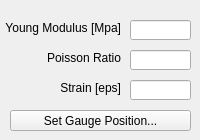
       <widget class="QWidget" name="page_2">
        <widget class="QLineEdit" name="calibration_strain_y">
         <property name="geometry">
          <rect>
           <x>130</x>
           <y>20</y>
           <width>61</width>
           <height>20</height>
          </rect>
         </property>
         <property name="font">
          <font>
           <weight>50</weight>
           <bold>false</bold>
          </font>
         </property>
         <property name="text">
          <string/>
         </property>
        </widget>
        <widget class="QLabel" name="label_23">
         <property name="geometry">
          <rect>
           <x>-10</x>
           <y>15</y>
           <width>131</width>
           <height>20</height>
          </rect>
         </property>
         <property name="font">
          <font>
           <weight>50</weight>
           <bold>false</bold>
          </font>
         </property>
         <property name="layoutDirection">
          <enum>Qt::LeftToRight</enum>
         </property>
         <property name="text">
          <string>Young Modulus [Mpa]</string>
         </property>
         <property name="alignment">
          <set>Qt::AlignBottom|Qt::AlignRight|Qt::AlignTrailing</set>
         </property>
        </widget>
        <widget class="QLabel" name="label_24">
         <property name="geometry">
          <rect>
           <x>-10</x>
           <y>45</y>
           <width>131</width>
           <height>20</height>
          </rect>
         </property>
         <property name="font">
          <font>
           <weight>50</weight>
           <bold>false</bold>
          </font>
         </property>
         <property name="layoutDirection">
          <enum>Qt::LeftToRight</enum>
         </property>
         <property name="text">
          <string>Poisson Ratio</string>
         </property>
         <property name="alignment">
          <set>Qt::AlignBottom|Qt::AlignRight|Qt::AlignTrailing</set>
         </property>
        </widget>
        <widget class="QLabel" name="label_25">
         <property name="geometry">
          <rect>
           <x>-10</x>
           <y>75</y>
           <width>131</width>
           <height>20</height>
          </rect>
         </property>
         <property name="font">
          <font>
           <weight>50</weight>
           <bold>false</bold>
          </font>
         </property>
         <property name="layoutDirection">
          <enum>Qt::LeftToRight</enum>
         </property>
         <property name="text">
          <string>Strain [eps]</string>
         </property>
         <property name="alignment">
          <set>Qt::AlignBottom|Qt::AlignRight|Qt::AlignTrailing</set>
         </property>
        </widget>
        <widget class="QLineEdit" name="calibration_strain_p">
         <property name="geometry">
          <rect>
           <x>130</x>
           <y>50</y>
           <width>61</width>
           <height>20</height>
          </rect>
         </property>
         <property name="font">
          <font>
           <weight>50</weight>
           <bold>false</bold>
          </font>
         </property>
         <property name="text">
          <string/>
         </property>
        </widget>
        <widget class="QLineEdit" name="calibration_strain_s">
         <property name="geometry">
          <rect>
           <x>130</x>
           <y>80</y>
           <width>61</width>
           <height>20</height>
          </rect>
         </property>
         <property name="font">
          <font>
           <weight>50</weight>
           <bold>false</bold>
          </font>
         </property>
         <property name="text">
          <string/>
         </property>
        </widget>
        <widget class="QPushButton" name="gauge_button">
         <property name="geometry">
          <rect>
           <x>10</x>
           <y>110</y>
           <width>181</width>
           <height>21</height>
          </rect>
         </property>
         <property name="font">
          <font>
           <weight>50</weight>
           <bold>false</bold>
          </font>
         </property>
         <property name="text">
          <string>Set Gauge Position...</string>
         </property>
         <property name="checkable">
          <bool>false</bool>
         </property>
        </widget>
       </widget>
